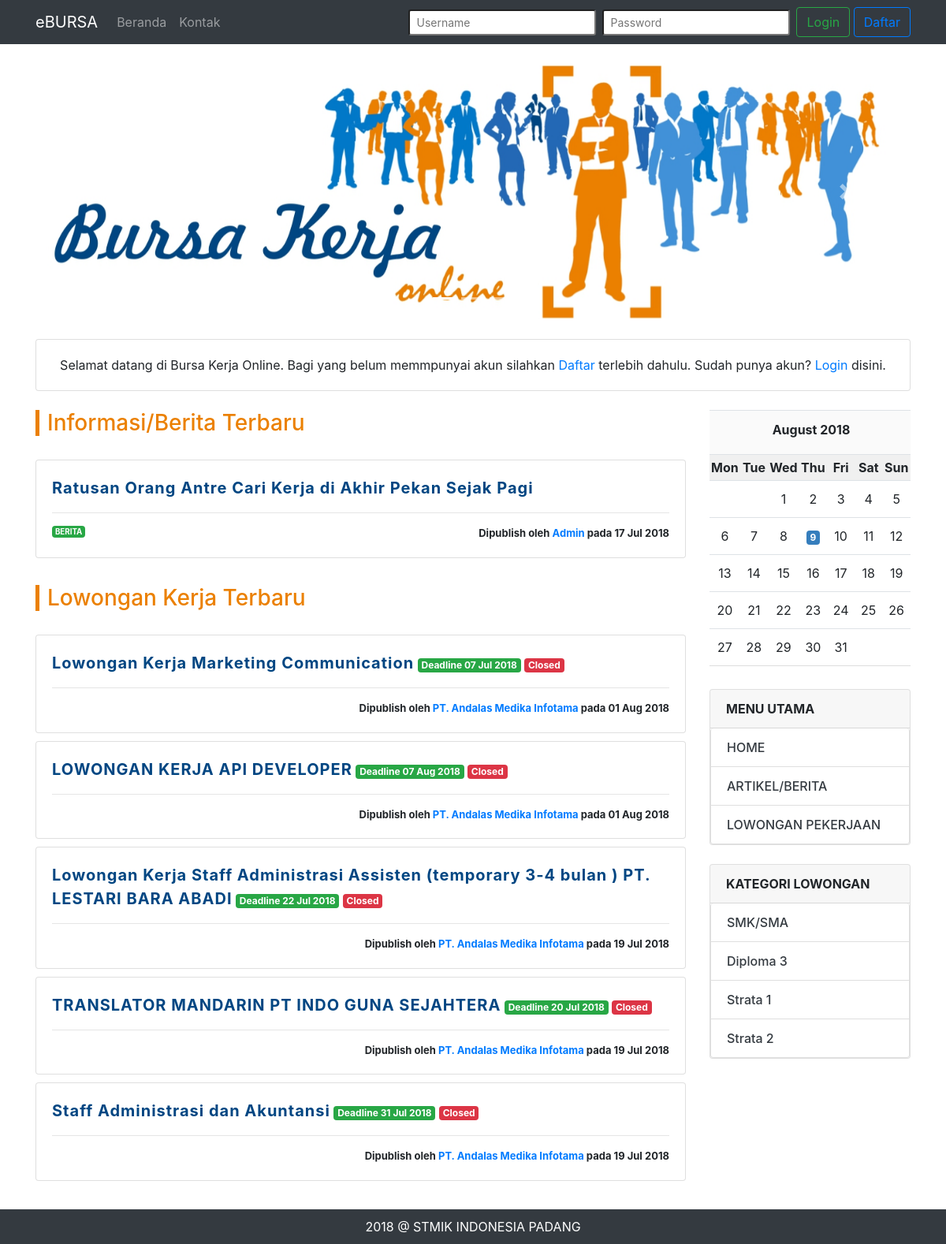
The page /main.php?page=home on the database its author committed.
### tables this page shows
CREATE TABLE `info_berita` (
  `id` int(11) NOT NULL AUTO_INCREMENT,
  `profil_admin_id` int(11) NOT NULL,
  `judul` varchar(200) NOT NULL,
  `tanggal` date NOT NULL,
  `kategori` enum('Berita','Event','Info') NOT NULL,
  `konten` text NOT NULL,
  `status` tinyint(1) NOT NULL,
  PRIMARY KEY (`id`),
  KEY `profil_admin_id` (`profil_admin_id`)
);

CREATE TABLE `lowongan` (
  `id` int(11) NOT NULL AUTO_INCREMENT,
  `profil_perusahaan_id` int(11) NOT NULL,
  `judul` varchar(255) NOT NULL,
  `tanggal_mulai` date NOT NULL,
  `tanggal_selesai` date NOT NULL,
  `deskripsi_pekerjaan` text NOT NULL,
  `deskripsi_persyaratan` text NOT NULL,
  `gaji` varchar(100) NOT NULL,
  `bann` tinyint(1) NOT NULL DEFAULT '0',
  `status` tinyint(1) NOT NULL,
  `gambar` varchar(255) DEFAULT 'no_image.jpg',
  `dibuat_pada` date NOT NULL,
  PRIMARY KEY (`id`),
  KEY `profil_perusahaan_id` (`profil_perusahaan_id`)
);

CREATE TABLE `profil_perusahaan` (
  `id` int(11) NOT NULL AUTO_INCREMENT,
  `user_akun_id` int(11) NOT NULL,
  `nama_perusahaan` varchar(50) NOT NULL,
  `no_siup` varchar(20) NOT NULL,
  `no_situ` varchar(20) NOT NULL,
  `bidang_usaha` varchar(50) NOT NULL,
  `alamat` text,
  `telepon` varchar(20) DEFAULT NULL,
  `deskripsi_perusahaan` text,
  `website` varchar(50) DEFAULT NULL,
  `email` varchar(50) NOT NULL,
  `logo_perusahaan` varchar(100) DEFAULT 'default.png',
  `slogan` varchar(50) DEFAULT NULL,
  `dibuat_pada` date NOT NULL,
  PRIMARY KEY (`id`),
  KEY `user_akun_id` (`user_akun_id`)
);

### cores/misc/function.php (called while the page is built, shortened)
<?php
	function koneksi() {
		$conn = mysqli_connect('localhost', 'root', '', 'dbbursa');
		return $conn;
	}
	function perusahaanGetNama($user_id) {
		$conn = koneksi();
		$sql = "SELECT nama_perusahaan FROM profil_perusahaan WHERE id = '$user_id'";
		$proc = mysqli_query($conn, $sql);
		$data = mysqli_fetch_assoc($proc);
		return $data['nama_perusahaan'];
	}
?>

### views/home.php (the view, shortened to what this page needs)
<?php include "views/partials/carousel.php"; ?>
<div class="card bg-scondary my-4 text-center">
	<div class="card-body">
		<p class="m-0">
			Selamat datang di Bursa Kerja Online. Bagi yang belum memmpunyai akun silahkan
			<a href="?page=daftar">Daftar</a> terlebih dahulu. Sudah punya akun?
			<a href="?page=login">Login</a> disini.
		</p>
	</div>
</div>
<div class="row">
	<div class="col-md-9">
		<div class="row">
			<div class="col-md-12">
				<h3 class="home-title">Informasi/Berita Terbaru</h3>
				<?php
					$list_data = [];
					$query = "SELECT * FROM info_berita WHERE status = '1' ORDER BY tanggal DESC LIMIT 5";
					$process = mysqli_query($conn, $query);
					while($row = mysqli_fetch_array($process)) {
						$list_data[] = $row;
					}
					foreach ($list_data as $key => $value) {
				?>
				<div class="row bt-mrg-10">
					<div class="col-md-12">
						<div class="card">
							<div class="card-body">
								<p class="post-title">
									<a href="?page=detail-info&id=<?php echo $value['id'] ?>" class=""><?php echo $value['judul'] ?></a>
								</p><hr>
								<p class="post-time text-right"><span class="badge badge-success float-left"><?php echo strtoupper($value['kategori']) ?></span>Dipublish oleh <a href="#">Admin</a> pada <?php echo date("d M Y", strtotime($value['tanggal'])) ?></p>
							</div>
						</div>
					</div>
				</div>
				<?php
					}
				?>
			</div>
		</div><br>
		<div class="row">
			<div class="col-md-12">
				<h3 class="home-title">Lowongan Kerja Terbaru</h3>
				<?php
					$list_data2 = array();
					$query2 = "SELECT * FROM lowongan ORDER BY dibuat_pada DESC LIMIT 5";
					$process2 = mysqli_query($conn, $query2);
					while($row = mysqli_fetch_array($process2)) {
						$list_data2[] = $row;
					}
					foreach ($list_data2 as $key => $value) {
				?>
				<div class="row bt-mrg-10">
					<div class="col-md-12">
						<div class="card">
							<div class="card-body">
								<p class="post-title">
									<a href="?page=detail-loker&id=<?php echo $value['id'] ?>"><?php echo $value['judul'] ?></a>
									<span class="badge badge-success">Deadline <?php echo date("d M Y", strtotime($value['tanggal_selesai'])) ?></span>
									<?php
										$date_now = date("Y-m-d");
										if ($value['status'] == 0 || $date_now > $value['tanggal_selesai']) {
											echo '<span class="badge badge-danger">Closed</span> ';
										}
									?>
								</p><hr>
								<p class="post-time text-right">Dipublish oleh <a href="#"><?php echo perusahaanGetNama($value['profil_perusahaan_id']) ?></a> pada <?php echo date("d M Y", strtotime($value['dibuat_pada'])) ?></p>
							</div>
						</div>
					</div>
				</div>
				<?php
					}
				?>
			</div>
		</div>
	</div>
	<div class="col-md-3">
		<?php include "views/partials/rightbar.php"; ?>
	</div>
</div>

### main.php (shortened to what this page needs)
<?php
	require 'cores/misc/function.php';
?>
<!DOCTYPE html>
<html>
<head>
	<link rel="stylesheet" href="assets/vendors/bootstrap/css/bootstrap.min.css">
	<link rel="stylesheet" href="assets/vendors/datatables/datatables.min.css">
	<link rel="stylesheet" href="assets/vendors/air-datepicker/dist/css/datepicker.min.css">
	<link rel="stylesheet" href="assets/vendors/zabuto/zabuto_calendar.min.css">
	<link rel="stylesheet" href="assets/css/app.css">
</head>
<body>
	<?php include "views/partials/navbar.php"; ?>
	<div class="container main-content">
		<div><br></div>
		<?php
			if (ISSET($_GET['page'])) {
				$page = $_GET['page'];
				if ($page == 'home') {
					include "views/home.php";
				} elseif ($page == 'login') {
					include "views/auth/login.php";
				} elseif ($page == 'daftar') {
					include "views/auth/daftar.php";
				} elseif ($page == 'aktivasi') {
					include "views/auth/aktivasi.php";
				} elseif ($page == 'info') {
					include "views/info.php";
				} elseif ($page == 'loker') {
					include "views/loker.php";
				} elseif ($page == 'loker-adv') {
					include "views/loker-adv.php";
				} elseif ($page == 'detail-loker') {
					include "views/detail-loker.php";
				} elseif ($page == 'detail-info') {
					include "views/detail-info.php";
				} elseif ($page == 'tambah-komentar-loker') {
					include "views/tambah-komentar-loker.php";
				} elseif ($page == 'tambah-komentar-info') {
					include "views/tambah-komentar-info.php";
				} elseif ($page == 'lamar-kerja') {
					include "views/lamar-kerja.php";
				} elseif ($page == 'profil-pencaker') {
					include "views/profil-pencaker.php";
				} elseif ($page == 'profil-perusahaan') {
					include "views/profil-perusahaan.php";
				} elseif ($page == 'kontak') {
					include "views/kontak.php";
				}
			}
		?>
	</div>
	<footer class="footer">
		<div class="container">
			<?php echo date('Y') ?> @ <a href="https://stmikindonesia.ac.id" target="_blank">STMIK INDONESIA PADANG</a>
		</div>
	</footer>
</body>
</html>

### views/partials/navbar.php (shortened to what this page needs)
<nav class="navbar navbar-expand-lg navbar-dark bg-dark">
	<div class="container">
		<a class="navbar-brand" href="/e-bursa">eBURSA</a>
		<div class="collapse navbar-collapse" id="navbarSupportedContent">
			<ul class="navbar-nav mr-auto">
				<li class="nav-item">
					<a class="nav-link" href="/e-bursa">Beranda</a>
				</li>
				<li class="nav-item">
					<a class="nav-link" href="?page=kontak">Kontak</a>
				</li>
			</ul>
			<?php
				if (!isset($_SESSION['username'])) {
			?>
				<form class="form-inline my-2 my-lg-0" method="POST" action="cores/auth/login_process.php">
					<input class="form-control-sm mr-sm-2" type="text" placeholder="Username" name="username">
					<input class="form-control-sm mr-sm-2" type="password" placeholder="Password" name="password">
					<button class="btn btn-outline-success my-2 my-sm-0" type="submit">Login</button> &nbsp;
					<a href="?page=daftar" class="btn btn-outline-primary my-2 my-sm-0">Daftar</a>
				</form>
			<?php
				}
			?>
		</div>
	</div>
</nav>

### views/partials/carousel.php (shortened to what this page needs)
<div id="carouselExampleIndicators" class="carousel slide" data-ride="carousel">
	<ol class="carousel-indicators">
		<li data-target="#carouselExampleIndicators" data-slide-to="0" class="active"></li>
		<li data-target="#carouselExampleIndicators" data-slide-to="1"></li>
		<li data-target="#carouselExampleIndicators" data-slide-to="2"></li>
	</ol>
	<div class="carousel-inner">
		<div class="carousel-item active">
			<img class="d-block w-100" src="assets/img/slider/slide-1.jpg" alt="First slide">
		</div>
	</div>
	<a class="carousel-control-prev" href="#carouselExampleIndicators" role="button" data-slide="prev">
		<span class="carousel-control-prev-icon" aria-hidden="true"></span>
	</a>
	<a class="carousel-control-next" href="#carouselExampleIndicators" role="button" data-slide="next">
		<span class="carousel-control-next-icon" aria-hidden="true"></span>
	</a>
</div>

### views/partials/rightbar.php
<div class="row">
	<div class="col-md-12">
		<div id="my-calendar"></div>
	</div>
</div><br>
<div class="row">
	<div class="col-md-12">
		<div class="card">
			<div class="card-header">
				<strong>MENU UTAMA</strong>
			</div>
			<ul class="list-group">
				<a href="?page=home" class="list-group-item">HOME</a>
				<a href="?page=info" class="list-group-item">ARTIKEL/BERITA</a>
				<a href="?page=loker" class="list-group-item">LOWONGAN PEKERJAAN</a>
			</ul>
		</div>
	</div>
</div><br>
<div class="row">
	<div class="col-md-12">
		<div class="card">
			<div class="card-header">
				<strong>KATEGORI LOWONGAN</strong>
			</div>
			<ul class="list-group">
				<a href="?page=loker-adv&key=sma" class="list-group-item">SMK/SMA</a>
				<a href="?page=loker-adv&key=d3" class="list-group-item">Diploma 3</a>
				<a href="?page=loker-adv&key=s1" class="list-group-item">Strata 1</a>
				<a href="?page=loker-adv&key=s2" class="list-group-item">Strata 2</a>
			</ul>
		</div>
	</div>
</div>

### assets/css/app.css (style rules this page uses)
.bt-mrg-10 { margin-bottom: 10px; }
.home-title { margin-bottom: 30px; color: #eb8000; border-left: 5px solid; padding-left: 10px; }
.post-title > a { font-size: 15pt; color: #004682; font-weight: bold; letter-spacing: 1px; }
.post-title > a { text-decoration: none; }
.post-time { font-size: 13px; font-weight: bold; margin-bottom: 0; }
.main-content { margin-bottom: 70px; }
.footer { bottom: 0; width: 100%; padding: 10px 0; background: #343a40; color: #ffffff; text-align: center; display: block; position: fixed; }
.footer > .container > a { text-decoration: none; color: #ffffff; }
.list-group-item { font-weight: 500; color: #343a40; }
.active { z-index: 0; }

### rows shown on the page
info_berita: judul "Ratusan Orang Antre Cari Kerja di Akhir Pekan Sejak Pagi", kategori "BERITA", tanggal "17 Jul 2018"
lowongan: judul "Lowongan Kerja Marketing Communication", tanggal_selesai "07 Jul 2018", status "Closed", profil_perusahaan.nama_perusahaan "PT. Andalas Medika Infotama", dibuat_pada "01 Aug 2018"
lowongan: judul "LOWONGAN KERJA API DEVELOPER", tanggal_selesai "07 Aug 2018", status "Closed", profil_perusahaan.nama_perusahaan "PT. Andalas Medika Infotama", dibuat_pada "01 Aug 2018"
lowongan: judul "Lowongan Kerja Staff Administrasi Assisten (temporary 3-4 bulan ) PT. LESTARI BARA ABADI", tanggal_selesai "22 Jul 2018", status "Closed", profil_perusahaan.nama_perusahaan "PT. Andalas Medika Infotama", dibuat_pada "19 Jul 2018"
lowongan: judul "TRANSLATOR MANDARIN PT INDO GUNA SEJAHTERA", tanggal_selesai "20 Jul 2018", status "Closed", profil_perusahaan.nama_perusahaan "PT. Andalas Medika Infotama", dibuat_pada "19 Jul 2018"
lowongan: judul "Staff Administrasi dan Akuntansi", tanggal_selesai "31 Jul 2018", status "Closed", profil_perusahaan.nama_perusahaan "PT. Andalas Medika Infotama", dibuat_pada "19 Jul 2018"
